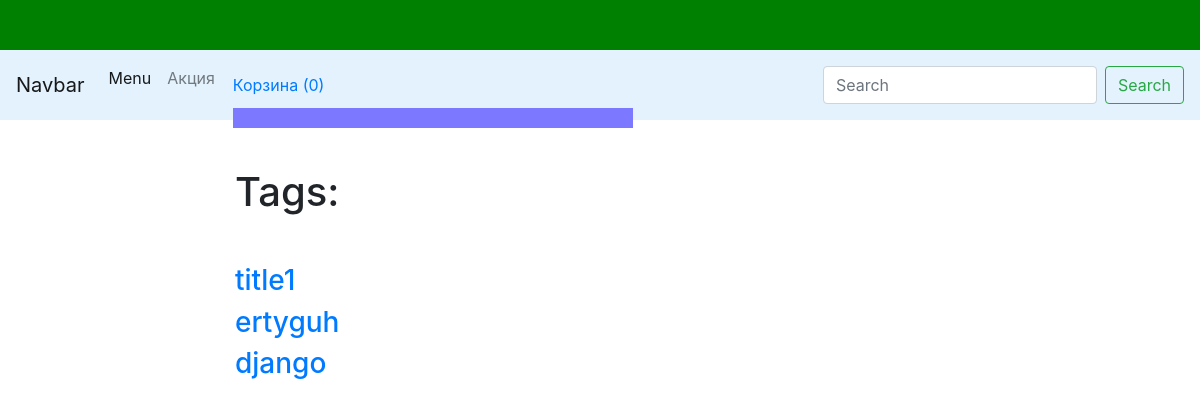
The page /pizza/tags/ on the database as committed earlier.
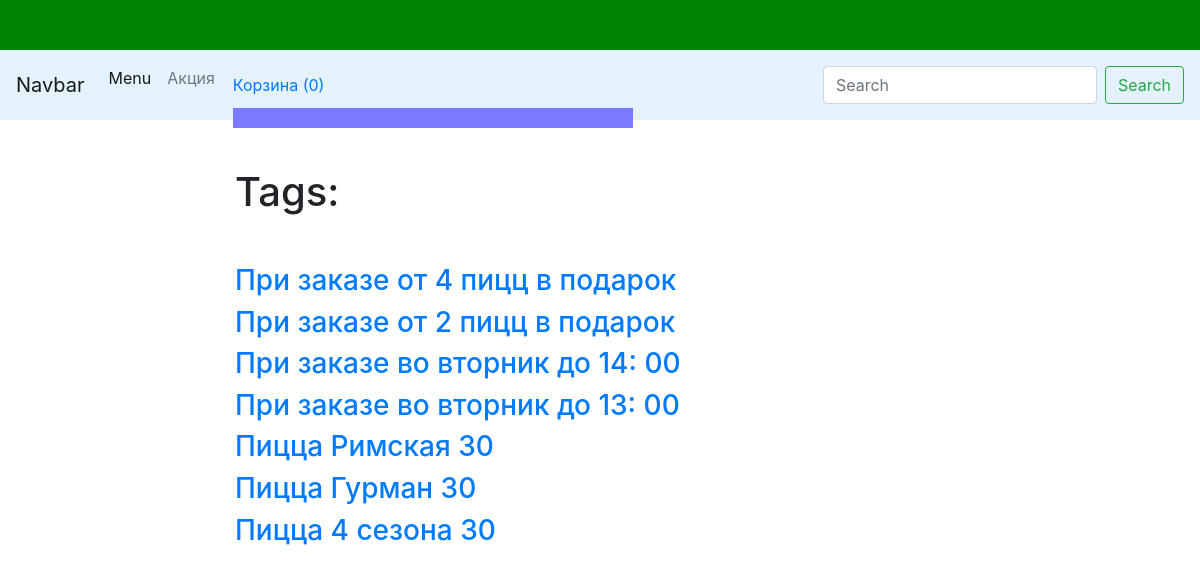
The same page on the database as committed later.
### pizza1/models.py (models this page shows, shortened)
class Tag(models.Model):
    title = models.CharField(max_length=50)
    slug = models.SlugField(max_length=50, unique=True)
    def get_absolute_url(self):
        return reverse('tag_detail_url', kwargs={'slug':self.slug})
    class Meta:
        ordering = ['-title']

### pizza1/views.py (the view)
# urls.py: path('tags/', tags_list, name='tags_list_url'),
def tags_list(request):
    tags = Tag.objects.all()
    return render(request, 'Pizza/tags_list.html', context={'tags': tags})

### pizza1/context_processors.py (called while the page is built)
def getting_basket_info(request):
    session_key = request.session.session_key
    if not session_key:
        request.session.cycle_key()
    products_in_basket = ProductInBasket.objects.filter(session_key=session_key, is_active=True)
    products_total_nmb = products_in_basket.count()
    return locals()

### pizza1/templates/Pizza/tags_list.html (shortened to what this page needs)
{% extends 'Pizza/base_index.html' %}
{% block content %}
    <h1 class="mb-5">
        Tags:
    </h1>
    {% for tag in tags %}
        <h3>
            <a href="{{ tag.get_absolute_url }}">
                {{ tag.title }}
            </a>
        </h3>
    {% endfor %}
{% endblock %}

### pizza1/templates/Pizza/base_index.html (shortened to what this page needs)
{% extends 'base.html' %}

### templates/base.html (shortened to what this page needs)
{% load static %}
<!DOCTYPE html>
<html lang="en">
<head>
    <link rel="stylesheet" href="https://stackpath.bootstrapcdn.com/bootstrap/4.4.1/css/bootstrap.min.css">
    <link rel="stylesheet" href=" {% static 'css/styles.css' %}">
</head>
<body>
        <nav class="navbar navbar-default navbar-top">
          </nav>
          <nav class="navbar navbar-expand-lg navbar-light  " style="background-color: #e3f2fd;">
          <a class="navbar-brand" href="#">Navbar</a>
          <div class="collapse navbar-collapse" id="navbarTogglerDemo02">
            <ul class="navbar-nav mr-auto mt-2 mt-lg-0">
              <li class="nav-item active">
                <a class="nav-link" href="{% url 'pizza_list_url' %}">Menu</a>
              </li>
              <li class="nav-item">
                <a class="nav-link" href="{% url 'tags_list_url' %}">Акция</a>
              </li>
              <li>
                <div class="basket-container">
                      <a href="{% url 'pizza_checkout_url' %}" >Корзина <span id="basket_total_nmb">
                          {% if products_total_nmb %}
                            ({{ products_total_nmb }})
                          {% else %}
                            (0)
                          {% endif %}
                      </span></a>
                      <div class="basket-items hidden">
                      </div>
                </div>
              </li>
            </ul>
            <form class="form-inline my-2 my-lg-0" action="{%  url 'pizza_list_url' %}">
              <input class="form-control mr-sm-2" type="search" placeholder="Search" aria-label="Search" name="search">
              <button class="btn btn-outline-success my-2 my-sm-0" type="submit">Search</button>
            </form>
          </div>
        </nav>
        <div class="container mt-5">
            <div class="row">
                <div class="col-6 offset-md-2">
                    {% block content %}{% endblock %}
                </div>
            </div>
        </div>
</body>
</html>

### static/css/styles.css (style rules this page uses)
.navbar-top { height: 20px; background: green; min-height: 50px; }
.navbar-light { background: red; }
.basket-container { position: relative; width: 400px; padding: 15px 10px; }
.basket-items { position: absolute; top: 50px; width: 100%; z-index: 10; padding: 10px; background-color: #7c78ff; }

Rows that differ between the two databases and show on the page:
removed Tag: title "title1"
removed Tag: title "ertyguh"
added Tag: title "При заказе от 4 пицц в подарок"
added Tag: title "При заказе от 2 пицц в подарок"
added Tag: title "При заказе во вторник до 14: 00"
added Tag: title "При заказе во вторник до 13: 00"
changed Tag: title "django" → "Пицца Римская 30"
added Tag: title "Пицца Гурман 30"
added Tag: title "Пицца 4 сезона 30"
